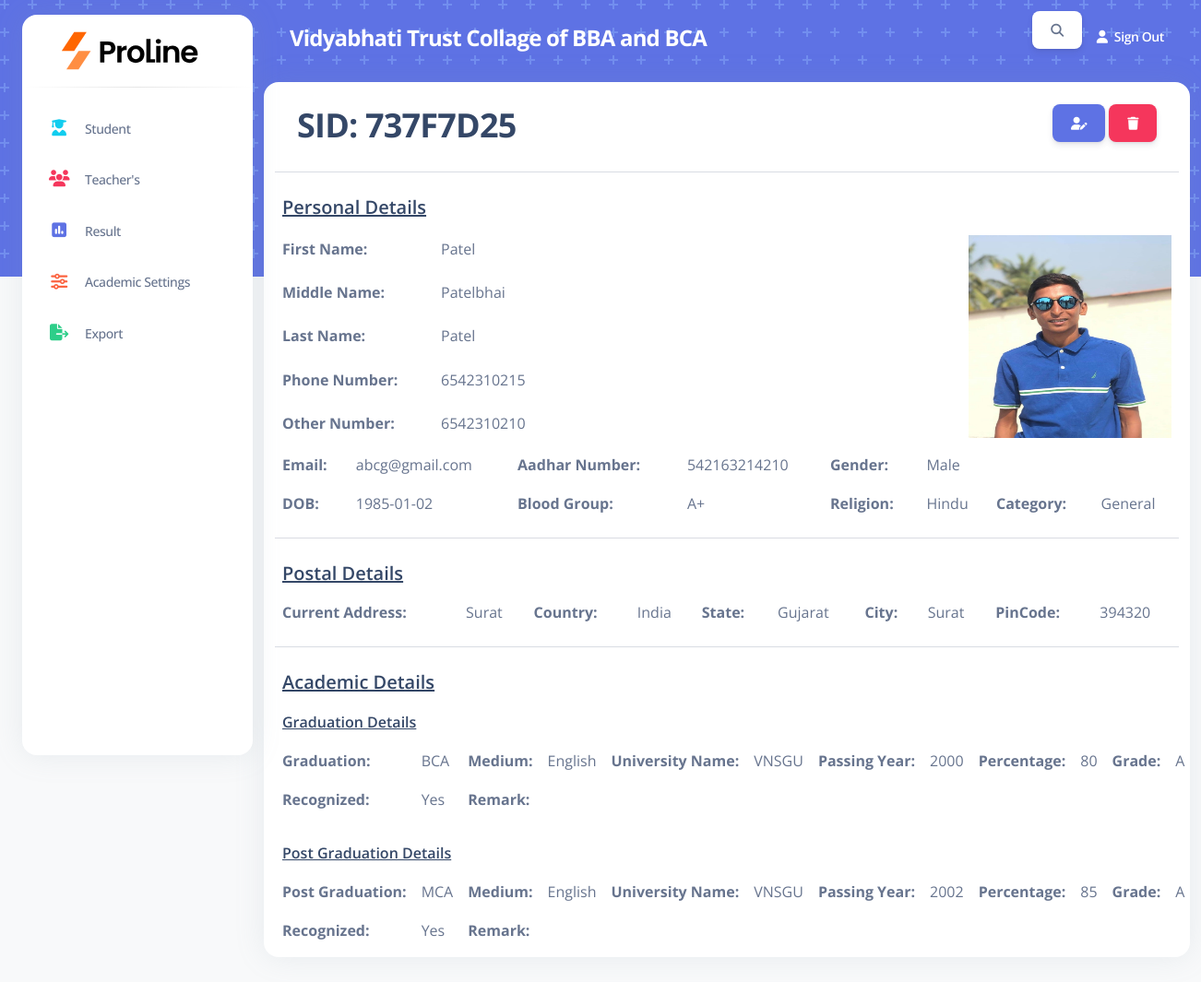
The page /fullStaffDetail.php?SID=737F7D25 on the database its author committed.
### tables this page shows
CREATE TABLE `staff_details` (
  `SID` varchar(255) NOT NULL,
  `Photo` varchar(255) NOT NULL,
  `First_Name` varchar(255) NOT NULL,
  `Middle_Name` varchar(255) NOT NULL,
  `Last_Name` varchar(255) NOT NULL,
  `Phone_Number` varchar(255) NOT NULL,
  `Other_Number` varchar(255) NOT NULL,
  `Email` varchar(255) NOT NULL,
  `Aadhar_Number` varchar(255) NOT NULL,
  `Gender` varchar(255) NOT NULL,
  `DOB` date NOT NULL,
  `Blood_Group` varchar(255) NOT NULL,
  `POB` varchar(255) NOT NULL,
  `Religion` varchar(255) NOT NULL,
  `Category` varchar(255) NOT NULL,
  `Current_Add` varchar(255) NOT NULL,
  `Country` varchar(255) NOT NULL,
  `State` varchar(255) NOT NULL,
  `City` varchar(255) NOT NULL,
  `PinCode` varchar(255) NOT NULL,
  `Graduation` varchar(255) NOT NULL,
  `GMedium` varchar(255) NOT NULL,
  `GUName` varchar(255) NOT NULL,
  `GYear` int(11) NOT NULL,
  `GPercentage` int(11) NOT NULL,
  `GGrade` varchar(255) NOT NULL,
  `GRecognized` varchar(255) NOT NULL,
  `GRemark` varchar(255) NOT NULL,
  `PostGraduation` varchar(255) NOT NULL,
  `PMedium` varchar(255) NOT NULL,
  `PUName` varchar(255) NOT NULL,
  `PYear` int(11) NOT NULL,
  `PPercentage` int(11) NOT NULL,
  `PGrade` varchar(255) NOT NULL,
  `PRecognized` varchar(255) NOT NULL,
  `PRemark` varchar(255) NOT NULL,
  `Course` varchar(255) NOT NULL
);

### fullStaffDetail.php (the view, shortened to what this page needs)
<?php
    $sid = $_GET['SID'];
    include 'Connection.php';
    $q = 'select * from staff_details where SID = "'.$sid.'"';
    $query = mysqli_query($conn,$q);
    $res = mysqli_fetch_array($query);
?>
<!DOCTYPE html>
<html lang="en">
<head>
  <?php include 'includes/links.php'; ?>
</head>
<body class="g-sidenav-show   bg-gray-100">
    <?php include 'includes/side-navbar.php' ?>
  <main class="main-content position-relative border-radius-lg ">
    <?php include 'includes/top-navbar.php' ?>
    <div class="container-fluid py-2">
      <div class="row">
          <div class="card mb-4 col-12">
            <div class="card-header pb-0 d-flex justify-content-between">
              <h2 > SID: <?php echo $res['SID'] ?></h2>
              <div>
                <a class="btn btn-primary" href = "editStaff.php?SID=<?php echo $res['SID'] ?>" ><i class="fas fa-user-edit"></i></a>
                <a class="btn btn-danger" href = "deleteStudent.php?SID=<?php echo $res['SID'] ?>"><i class="fas fa-trash"></i></a>
              </div>
            </div>
            <hr>
            <div class="card-body px-0 pt-0 pb-2">
              <div class="p-0">
                <table class=" table align-items-center mb-0 w-100 table-borderless">
                  <tbody>
                      <tr>
                          <td>
                            <h5 class="mb-0 mr-3 text-decoration-underline">Personal Details</h5>
                          </td>
                      </tr>
                      <tr>
                          <td >
                            <p class="text-md font-weight-bolder mb-0">First Name:</p>
                          </td>
                          <td>
                            <p class="text-md mb-0"><?php echo $res['First_Name'] ?></p>
                          </td>
                          <td style="text-align:right;" rowspan="5" >
                              <div>
                                  <img src="./Staff_Photo/<?php echo $res['Photo'] ?>" style="width:220px; height:220px" />
                              </div>
                          </td>
                      </tr>
                      <tr>
                          <td >
                            <p class="text-md font-weight-bolder mb-0">Middle Name:</p>
                          </td>
                          <td>
                            <p class="text-md mb-0"><?php echo $res['Middle_Name'] ?></p>
                          </td>
                      </tr>
                      <tr>
                          <td style="width:100px;">
                            <p class="text-md font-weight-bolder mb-0">Last Name:</p>
                          </td>
                          <td>
                            <p class="text-md mb-0"><?php echo $res['Last_Name'] ?></p>
                          </td>
                      </tr>
                      <tr>
                          <td style="width:100px;">
                            <p class="text-md font-weight-bolder mb-0">Phone Number:</p>
                          </td>
                          <td>
                            <p class="text-md mb-0"><?php echo $res['Phone_Number'] ?></p>
                          </td>
                      </tr>
                      <tr>
                          <td style="width:100px;">
                            <p class="text-md font-weight-bolder mb-0">Other Number:</p>
                          </td>
                          <td>
                            <p class="text-md mb-0"><?php echo $res['Other_Number'] ?></p>
                          </td>
                      </tr>
                    </tbody>
                </table>
                <table class=" table align-items-center mb-0 w-100 table-borderless">
                    <tbody>
                      <tr>
                          <td>
                            <p class="text-md font-weight-bolder mb-0">Email:</p>
                          </td>
                          <td>
                            <p class="text-md mb-0"><?php echo $res['Email'] ?></p>
                          </td>
                          <td>
                            <p class="text-md font-weight-bolder mb-0">Aadhar Number:</p>
                          </td>
                          <td>
                            <p class="text-md mb-0"><?php echo $res['Aadhar_Number'] ?></p>
                          </td>
                          <td>
                            <p class="text-md font-weight-bolder mb-0">Gender:</p>
                          </td>
                          <td>
                            <p class="text-md mb-0"><?php echo $res['Gender'] ?></p>
                          </td>
                      </tr>
                      <tr>
                            <td>
                                <p class="text-md font-weight-bolder mb-0">DOB:</p>
                            </td>
                            <td>
                                <p class="text-md mb-0"><?php echo $res['DOB'] ?></p>
                            </td>
                            <td>
                                <p class="text-md font-weight-bolder mb-0">Blood Group:</p>
                            </td>
                            <td>
                                <p class="text-md mb-0"><?php echo $res['Blood_Group'] ?></p>
                            </td>
                            <td>
                                <p class="text-md font-weight-bolder mb-0">Religion:</p>
                            </td>
                            <td>
                                <p class="text-md mb-0"><?php echo $res['Religion'] ?></p>
                            </td>
                            <td>
                                <p class="text-md font-weight-bolder mb-0">Category:</p>
                            </td>
                            <td>
                                <p class="text-md mb-0"><?php echo $res['Category'] ?></p>
                            </td>
                      </tr>
                      </tbody>
                </table>
                <hr>
                <table class=" table align-items-center mb-0 w-100 table-borderless">
                    <tbody>
                      <tr>
                          <td colspan="10">
                            <h5 class="mb-0 mr-3 text-decoration-underline">Postal Details</h5>
                          </td>
                      </tr>
                      <tr>
                            <td>
                                <p class="text-md font-weight-bolder mb-0">Current Address:</p>
                            </td>
                            <td>
                                <p class="text-md mb-0"><?php echo $res['Current_Add'] ?></p>
                            </td>
                            <td>
                                <p class="text-md font-weight-bolder mb-0">Country:</p>
                            </td>
                            <td>
                                <p class="text-md mb-0"><?php echo $res['Country'] ?></p>
                            </td>
                            <td>
                                <p class="text-md font-weight-bolder mb-0">State:</p>
                            </td>
                            <td>
                                <p class="text-md mb-0"><?php echo $res['State'] ?></p>
                            </td>
                            <td>
                                <p class="text-md font-weight-bolder mb-0">City:</p>
                            </td>
                            <td>
                                <p class="text-md mb-0"><?php echo $res['City'] ?></p>
                            </td>
                            <td>
                                <p class="text-md font-weight-bolder mb-0">PinCode:</p>
                            </td>
                            <td>
                                <p class="text-md mb-0"><?php echo $res['PinCode'] ?></p>
                            </td>
                      </tr>
                  </tbody>
                </table>
                <hr>
                <table class=" table align-items-center mb-0 w-100 table-borderless">
                    <tbody>
                      <tr>
                          <td colspan="12">
                            <h5 class="mb-0 mr-3 text-decoration-underline">Academic Details</h5>
                          </td>
                      </tr>
                      <tr>
                          <td colspan="12">
                            <h6 class="mb-0 mr-2 text-decoration-underline">Graduation Details</h6>
                          </td>
                      </tr>
                      <tr>
                            <td>
                                <p class="text-md font-weight-bolder mb-0">Graduation:</p>
                            </td>
                            <td>
                                <p class="text-md mb-0"><?php echo $res['Graduation'] ?></p>
                            </td>
                            <td>
                                <p class="text-md font-weight-bolder mb-0">Medium:</p>
                            </td>
                            <td>
                                <p class="text-md mb-0"><?php echo $res['GMedium'] ?></p>
                            </td>
                            <td>
                                <p class="text-md font-weight-bolder mb-0">University Name:</p>
                            </td>
                            <td>
                                <p class="text-md mb-0"><?php echo $res['GUName'] ?></p>
                            </td>
                            <td>
                                <p class="text-md font-weight-bolder mb-0">Passing Year:</p>
                            </td>
                            <td>
                                <p class="text-md mb-0"><?php echo $res['GYear'] ?></p>
                            </td>
                            <td>
                                <p class="text-md font-weight-bolder mb-0">Percentage:</p>
                            </td>
                            <td>
                                <p class="text-md mb-0"><?php echo $res['GPercentage'] ?></p>
                            </td>
                            <td>
                                <p class="text-md font-weight-bolder mb-0">Grade:</p>
                            </td>
                            <td>
                                <p class="text-md mb-0"><?php echo $res['GGrade'] ?></p>
                            </td>
                      </tr>
                      <tr>
                            <td>
                                <p class="text-md font-weight-bolder mb-0">Recognized:</p>
                            </td>
                            <td>
                                <p class="text-md mb-0"><?php echo $res['GRecognized'] ?></p>
                            </td>
                            <td>
                                <p class="text-md font-weight-bolder mb-0">Remark:</p>
                            </td>
                            <td colspan="9">
                            </td>
                      </tr>
                      <tr>
                          <td></td>
                      </tr>
                      <tr>
                          <td colspan="12">
                            <h6 class="mb-0 mr-2 text-decoration-underline">Post Graduation Details</h6>
                          </td>
                      </tr>
                      <tr>
                            <td>
                                <p class="text-md font-weight-bolder mb-0">Post Graduation:</p>
                            </td>
                            <td>
                                <p class="text-md mb-0"><?php echo $res['PostGraduation'] ?></p>
                            </td>
                            <td>
                                <p class="text-md font-weight-bolder mb-0">Medium:</p>
                            </td>
                            <td>
                                <p class="text-md mb-0"><?php echo $res['PMedium'] ?></p>
                            </td>
                            <td>
                                <p class="text-md font-weight-bolder mb-0">University Name:</p>
                            </td>
                            <td>
                                <p class="text-md mb-0"><?php echo $res['PUName'] ?></p>
                            </td>
                            <td>
                                <p class="text-md font-weight-bolder mb-0">Passing Year:</p>
                            </td>
                            <td>
                                <p class="text-md mb-0"><?php echo $res['PYear'] ?></p>
                            </td>
                            <td>
                                <p class="text-md font-weight-bolder mb-0">Percentage:</p>
                            </td>
                            <td>
                                <p class="text-md mb-0"><?php echo $res['PPercentage'] ?></p>
                            </td>
                            <td>
                                <p class="text-md font-weight-bolder mb-0">Grade:</p>
                            </td>
                            <td>
                                <p class="text-md mb-0"><?php echo $res['PGrade'] ?></p>
                            </td>
                      </tr>
                      <tr>
                            <td>
                                <p class="text-md font-weight-bolder mb-0">Recognized:</p>
                            </td>
                            <td>
                                <p class="text-md mb-0"><?php echo $res['PRecognized'] ?></p>
                            </td>
                            <td>
                                <p class="text-md font-weight-bolder mb-0">Remark:</p>
                            </td>
                            <td colspan="9">
                            </td>
                      </tr>
              </div>
            </div>
          </div>
      </div>
    </div>
  </main>
</body>
</html>

### rows shown on the page
staff_details: SID "737F7D25", First_Name "Patel", Photo (picture), Middle_Name "Patelbhai", Last_Name "Patel", Phone_Number "6542310215", Other_Number "6542310210", Email "abcg@gmail.com", Aadhar_Number "542163214210", Gender "Male", DOB "1985-01-02", Blood_Group "A+", Religion "Hindu", Category "General", Current_Add "Surat", Country "India", State "Gujarat", City "Surat", PinCode "394320", Graduation "BCA", GMedium "English", GUName "VNSGU", GYear "2000", GPercentage "80", GGrade "A", GRecognized "Yes", PostGraduation "MCA", PMedium "English", PUName "VNSGU", PYear "2002", PPercentage "85", PGrade "A", PRecognized "Yes"
